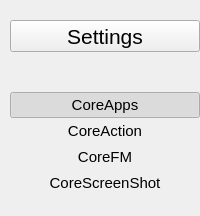
    <widget class="QWidget" name="shortcut" native="true">
     <property name="sizePolicy">
      <sizepolicy hsizetype="Expanding" vsizetype="Expanding">
       <horstretch>0</horstretch>
       <verstretch>0</verstretch>
      </sizepolicy>
     </property>
     <property name="minimumSize">
      <size>
       <width>200</width>
       <height>0</height>
      </size>
     </property>
     <property name="maximumSize">
      <size>
       <width>230</width>
       <height>16777215</height>
      </size>
     </property>
     <property name="accessibleName">
      <string>shortcut</string>
     </property>
     <layout class="QVBoxLayout" name="verticalLayout_3">
      <property name="spacing">
       <number>0</number>
      </property>
      <property name="leftMargin">
       <number>10</number>
      </property>
      <property name="topMargin">
       <number>20</number>
      </property>
      <property name="rightMargin">
       <number>0</number>
      </property>
      <property name="bottomMargin">
       <number>10</number>
      </property>
      <item>
       <widget class="QToolButton" name="appTitle">
        <property name="sizePolicy">
         <sizepolicy hsizetype="Preferred" vsizetype="Fixed">
          <horstretch>0</horstretch>
          <verstretch>0</verstretch>
         </sizepolicy>
        </property>
        <property name="font">
         <font>
          <pointsize>16</pointsize>
         </font>
        </property>
        <property name="focusPolicy">
         <enum>Qt::NoFocus</enum>
        </property>
        <property name="layoutDirection">
         <enum>Qt::LeftToRight</enum>
        </property>
        <property name="text">
         <string notr="true">Settings</string>
        </property>
        <property name="icon">
         <iconset resource="../icons.qrc">
          <normaloff>:/app/icons/app-icons/Settings.svg</normaloff>:/app/icons/app-icons/Settings.svg</iconset>
        </property>
        <property name="iconSize">
         <size>
          <width>24</width>
          <height>24</height>
         </size>
        </property>
        <property name="toolButtonStyle">
         <enum>Qt::ToolButtonTextBesideIcon</enum>
        </property>
       </widget>
      </item>
      <item>
       <spacer name="verticalSpacer_2">
        <property name="orientation">
         <enum>Qt::Vertical</enum>
        </property>
        <property name="sizeType">
         <enum>QSizePolicy::Fixed</enum>
        </property>
        <property name="sizeHint" stdset="0">
         <size>
          <width>20</width>
          <height>40</height>
         </size>
        </property>
       </spacer>
      </item>
      <item>
       <widget class="QPushButton" name="coreapps">
        <property name="sizePolicy">
         <sizepolicy hsizetype="Expanding" vsizetype="Fixed">
          <horstretch>0</horstretch>
          <verstretch>0</verstretch>
         </sizepolicy>
        </property>
        <property name="font">
         <font>
          <pointsize>11</pointsize>
         </font>
        </property>
        <property name="focusPolicy">
         <enum>Qt::NoFocus</enum>
        </property>
        <property name="styleSheet">
         <string notr="true"/>
        </property>
        <property name="text">
         <string>CoreApps</string>
        </property>
        <property name="iconSize">
         <size>
          <width>22</width>
          <height>22</height>
         </size>
        </property>
        <property name="checkable">
         <bool>true</bool>
        </property>
        <property name="checked">
         <bool>true</bool>
        </property>
        <property name="flat">
         <bool>true</bool>
        </property>
       </widget>
      </item>
      <item>
       <widget class="QPushButton" name="coreaction">
        <property name="sizePolicy">
         <sizepolicy hsizetype="Expanding" vsizetype="Fixed">
          <horstretch>0</horstretch>
          <verstretch>0</verstretch>
         </sizepolicy>
        </property>
        <property name="font">
         <font>
          <pointsize>11</pointsize>
         </font>
        </property>
        <property name="focusPolicy">
         <enum>Qt::NoFocus</enum>
        </property>
        <property name="text">
         <string>CoreAction</string>
        </property>
        <property name="iconSize">
         <size>
          <width>22</width>
          <height>22</height>
         </size>
        </property>
        <property name="checkable">
         <bool>true</bool>
        </property>
        <property name="checked">
         <bool>false</bool>
        </property>
        <property name="flat">
         <bool>true</bool>
        </property>
       </widget>
      </item>
      <item>
       <widget class="QPushButton" name="corefm">
        <property name="font">
         <font>
          <pointsize>11</pointsize>
         </font>
        </property>
        <property name="focusPolicy">
         <enum>Qt::NoFocus</enum>
        </property>
        <property name="text">
         <string>CoreFM</string>
        </property>
        <property name="iconSize">
         <size>
          <width>22</width>
          <height>22</height>
         </size>
        </property>
        <property name="checkable">
         <bool>true</bool>
        </property>
        <property name="flat">
         <bool>true</bool>
        </property>
       </widget>
      </item>
      <item>
       <widget class="QPushButton" name="corescrshot">
        <property name="font">
         <font>
          <pointsize>11</pointsize>
         </font>
        </property>
        <property name="focusPolicy">
         <enum>Qt::NoFocus</enum>
        </property>
        <property name="text">
         <string>CoreScreenShot</string>
        </property>
        <property name="iconSize">
         <size>
          <width>22</width>
          <height>22</height>
         </size>
        </property>
        <property name="checkable">
         <bool>true</bool>
        </property>
        <property name="flat">
         <bool>true</bool>
        </property>
       </widget>
      </item>
      <item>
       <spacer name="verticalSpacer_3">
        <property name="orientation">
         <enum>Qt::Vertical</enum>
        </property>
        <property name="sizeHint" stdset="0">
         <size>
          <width>20</width>
          <height>10</height>
         </size>
        </property>
       </spacer>
      </item>
     </layout>
    </widget>
